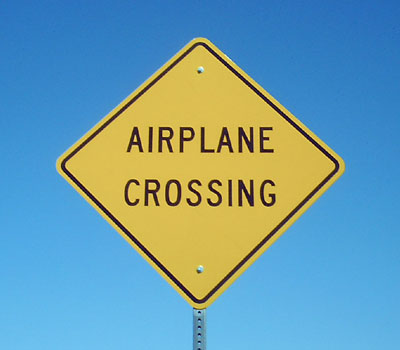
#> input picture TextRecognition/media/roadsign1.jpg, 400 x 350 px, found by its file name
$ python main.py
#> lines starting #> are read from the running program, lines starting #| are printed output that depends on the picture
#import
import cv2 as cv
from pytesseract import pytesseract
pytesseract.tesseract_cmd = "C:/Program Files/Tesseract-OCR/tesseract.exe"

img = cv.imread('TextRecognition/media/roadsign1.jpg')
#> img is the input picture: shape (350, 400, 3); mean B, G, R 171.1, 157.6, 109.4
img = cv.resize(img, (640, 480))
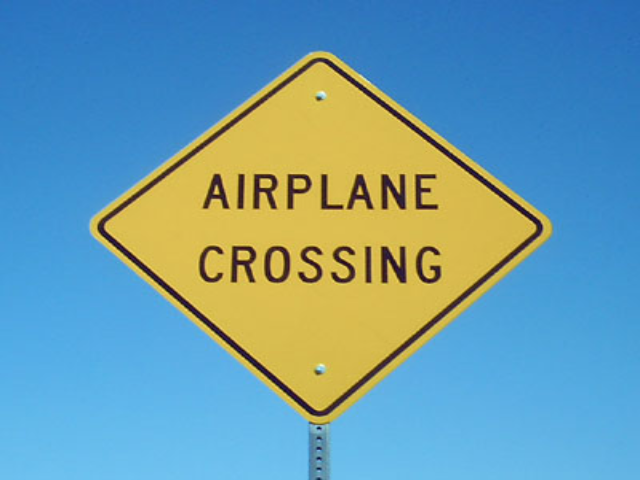
#> img: shape (480, 640, 3); mean B, G, R 171.1, 157.5, 109.3
# cv.imshow('image',img)

# text = pytesseract.image_to_string(img)
# print(text)
#> (the run stopped early here; a loop or call above may not have finished)
